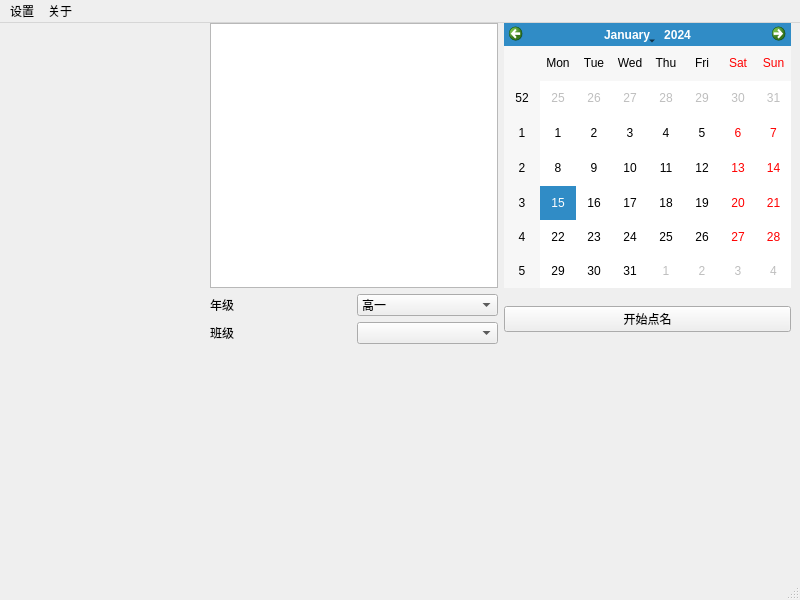
<?xml version="1.0" encoding="UTF-8"?>
<ui version="4.0">
 <class>MainWindow</class>
 <widget class="QMainWindow" name="MainWindow">
  <property name="geometry">
   <rect>
    <x>0</x>
    <y>0</y>
    <width>800</width>
    <height>600</height>
   </rect>
  </property>
  <property name="windowTitle">
   <string>MainWindow</string>
  </property>
  <widget class="QWidget" name="centralwidget">
   <widget class="QWidget" name="gridLayoutWidget_2">
    <property name="geometry">
     <rect>
      <x>210</x>
      <y>0</y>
      <width>581</width>
      <height>321</height>
     </rect>
    </property>
    <layout class="QGridLayout" name="gridLayout_2">
     <item row="0" column="1">
      <widget class="QCalendarWidget" name="calendarWidget"/>
     </item>
     <item row="0" column="0">
      <widget class="QTextBrowser" name="textBrowser"/>
     </item>
     <item row="1" column="0">
      <layout class="QGridLayout" name="gridLayout">
       <item row="1" column="0">
        <widget class="QLabel" name="label_2">
         <property name="text">
          <string>班级</string>
         </property>
        </widget>
       </item>
       <item row="1" column="1">
        <widget class="QComboBox" name="comboBox_2"/>
       </item>
       <item row="0" column="1">
        <widget class="QComboBox" name="comboBox">
         <item>
          <property name="text">
           <string>高一</string>
          </property>
         </item>
         <item>
          <property name="text">
           <string>高二</string>
          </property>
         </item>
         <item>
          <property name="text">
           <string>高三</string>
          </property>
         </item>
        </widget>
       </item>
       <item row="0" column="0">
        <widget class="QLabel" name="label">
         <property name="text">
          <string>年级</string>
         </property>
        </widget>
       </item>
      </layout>
     </item>
     <item row="1" column="1">
      <widget class="QPushButton" name="pushButton">
       <property name="text">
        <string>开始点名</string>
       </property>
      </widget>
     </item>
    </layout>
   </widget>
  </widget>
  <widget class="QMenuBar" name="menubar">
   <property name="geometry">
    <rect>
     <x>0</x>
     <y>0</y>
     <width>800</width>
     <height>23</height>
    </rect>
   </property>
   <widget class="QMenu" name="menu">
    <property name="title">
     <string>设置</string>
    </property>
    <addaction name="separator"/>
   </widget>
   <widget class="QMenu" name="menu_2">
    <property name="title">
     <string>关于</string>
    </property>
   </widget>
   <addaction name="menu"/>
   <addaction name="menu_2"/>
  </widget>
  <widget class="QStatusBar" name="statusbar"/>
 </widget>
 <resources/>
 <connections/>
</ui>
